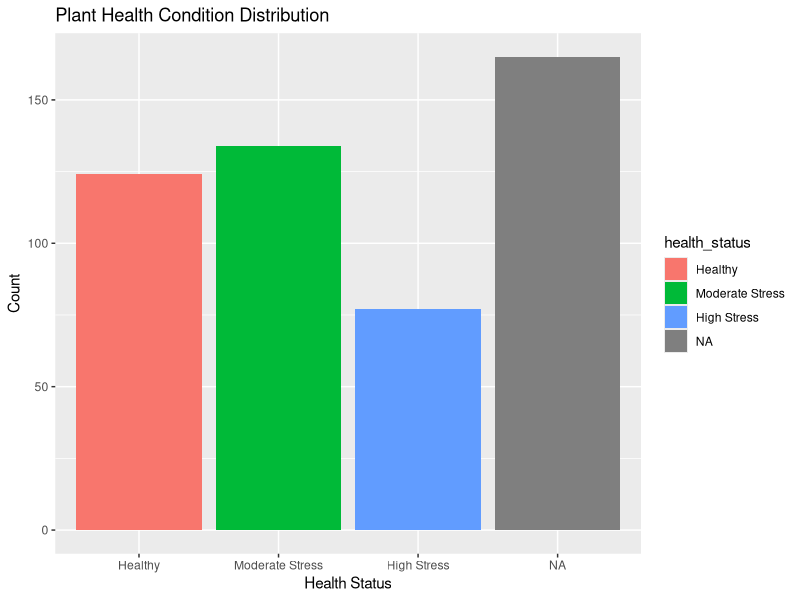

This figure's R source: (Note: this script raises an error after producing the figure.)
# Plant Health Analytics
packages <- c("ggplot2", "dplyr", "readr")

for(p in packages){
  if(!require(p, character.only = TRUE)){
    install.packages(p, repos="https://cloud.r-project.org")
    library(p, character.only = TRUE)
  }
}

data <- read_csv("data/clean_data.csv")

print("First few rows:")
print(head(data))

data$health_status <- factor(
  data$label,
  levels = c(0,1,2),
  labels = c("Healthy", "Moderate Stress", "High Stress")
)

summary_stats <- summary(data)
print("Summary Statistics:")
print(summary_stats)

class_dist <- data %>%
  group_by(health_status) %>%
  summarise(count = n())

print("Class Distribution:")
print(class_dist)

p1 <- ggplot(class_dist, aes(x=health_status, y=count, fill=health_status)) +
  geom_bar(stat="identity") +
  ggtitle("Plant Health Condition Distribution") +
  xlab("Health Status") +
  ylab("Count")

ggsave("health_distribution.png", p1)

p2 <- ggplot(data, aes(x=Ambient_Temperature, fill=health_status)) +
  geom_histogram(bins=30, alpha=0.7) +
  ggtitle("Temperature vs Health")

ggsave("temperature_vs_health.png", p2)

p3 <- ggplot(data, aes(x=Humidity, fill=health_status)) +
  geom_histogram(bins=30, alpha=0.7) +
  ggtitle("Humidity vs Health")

ggsave("humidity_vs_health.png", p3)

p4 <- ggplot(data, aes(x=Light_Intensity, fill=health_status)) +
  geom_histogram(bins=30, alpha=0.7) +
  ggtitle("Light Intensity vs Health")

ggsave("light_vs_health.png", p4)

#Correlation
numeric_data <- data %>%
  select(Soil_Moisture, Ambient_Temperature, Humidity, Light_Intensity)

cor_matrix <- cor(numeric_data)

print("Correlation Matrix:")
print(cor_matrix)

#Automated Insights

insights <- c()

most_common <- class_dist$health_status[which.max(class_dist$count)]
insights <- c(insights, paste("Most frequent plant condition:", most_common))

avg_temp <- aggregate(Ambient_Temperature ~ health_status, data, mean)
highest_temp_class <- avg_temp$health_status[which.max(avg_temp$Ambient_Temperature)]
insights <- c(insights, paste("Highest temperature observed in:", highest_temp_class))

avg_light <- aggregate(Light_Intensity ~ health_status, data, mean)
lowest_light_class <- avg_light$health_status[which.min(avg_light$Light_Intensity)]
insights <- c(insights, paste("Lowest light levels observed in:", lowest_light_class))

writeLines(insights, "insights.txt")

print("Insights Generated:")
print(insights)

print("Analysis completed successfully.")
